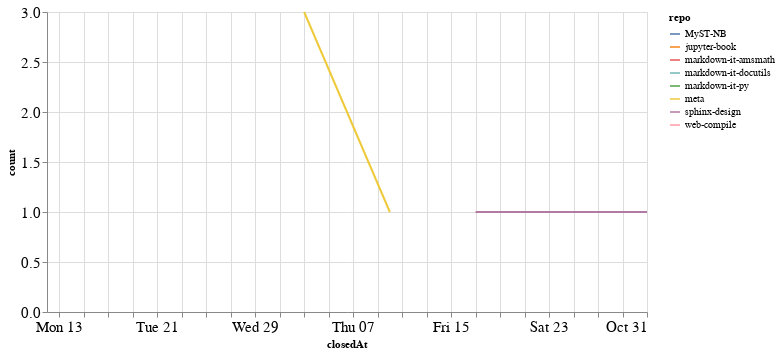

The cell this chart's notebook holds for it:
### Code cell
closed_by_time = closed_by.groupby('repo').resample('W', on='closedAt').count()['author'].reset_index()
closed_by_time = closed_by_time.rename(columns={'author': 'count'})

alt.Chart(closed_by_time, width=600).mark_line().encode(
    x='closedAt',
    y='count',
    color='repo',
    tooltip="repo"
)

### Figure 1 — Vega-Lite specification as saved in the notebook (floating-point values rounded to 4 significant figures)
{"config": {"axisLeft": {"labelFontSize": 15}, "axisBottom": {"labelFontSize": 15}}, "data": {"name": "data-e1652bbfa3d2869ccdebb6b1ae89d0b6"}, "mark": "line", "encoding": {"color": {"type": "nominal", "field": "repo"}, "tooltip": {"type": "nominal", "field": "repo"}, "x": {"type": "temporal", "field": "closedAt"}, "y": {"type": "quantitative", "field": "count"}}, "width": 600, "$schema": "https://vega.github.io/schema/vega-lite/v4.8.1.json", "datasets": {"data-e1652bbfa3d2869ccdebb6b1ae89d0b6": [{"repo": "MyST-NB", "closedAt": "2021-10-03T00:00:00", "count": 2}, {"repo": "jupyter-book", "closedAt": "2021-10-10T00:00:00", "count": 1}, {"repo": "markdown-it-amsmath", "closedAt": "2021-09-12T00:00:00", "count": 1}, {"repo": "markdown-it-docutils", "closedAt": "2021-09-12T00:00:00", "count": 1}, {"repo": "markdown-it-py", "closedAt": "2021-09-12T00:00:00", "count": 1}, {"repo": "meta", "closedAt": "2021-10-03T00:00:00", "count": 3}, {"repo": "meta", "closedAt": "2021-10-10T00:00:00", "count": 1}, {"repo": "sphinx-design", "closedAt": "2021-10-17T00:00:00", "count": 1}, {"repo": "sphinx-design", "closedAt": "2021-10-24T00:00:00", "count": 1}, {"repo": "sphinx-design", "closedAt": "2021-10-31T00:00:00", "count": 1}, {"repo": "web-compile", "closedAt": "2021-09-26T00:00:00", "count": 2}]}}
